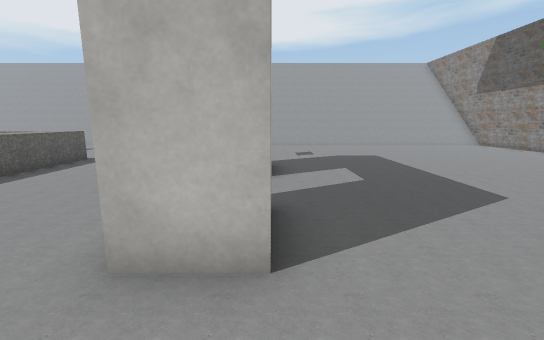
view 1 (above)

20 first-person views from a walk through a 3-D level made in the Unity game engine. The camera is 1.3 m above the floor, tilts 10° down and sees 90° across. The floor is counted in squares, 1 m on a side. Each view is taken from the middle of a square. On the plan, view 1 faces up. The plan holds only what a view shows up to about 13 squares ahead; the rest is blank. The place goes on beyond the plan. The player is left out. Door leaves are left out, so doorways stand open. Some surface patterns are stand-ins.

view 2
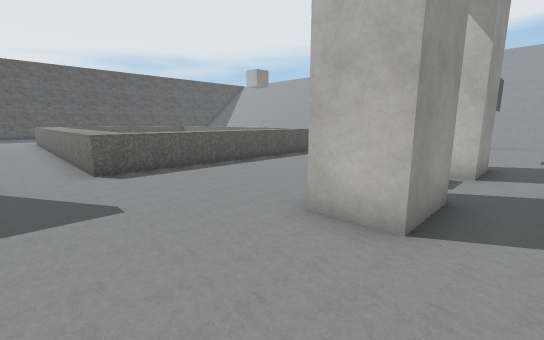

view 3
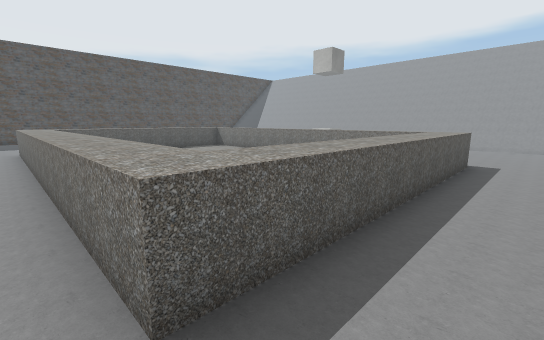

view 4
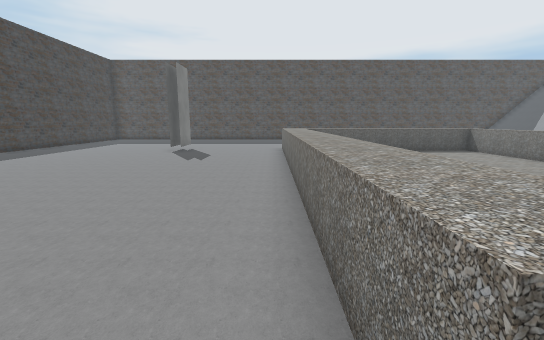

view 5
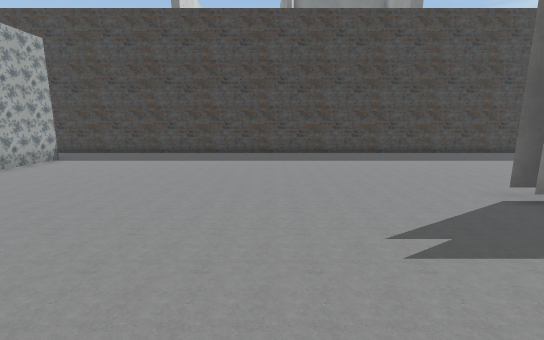

view 6
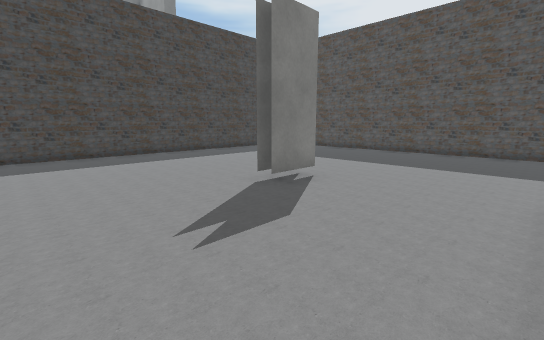

view 7
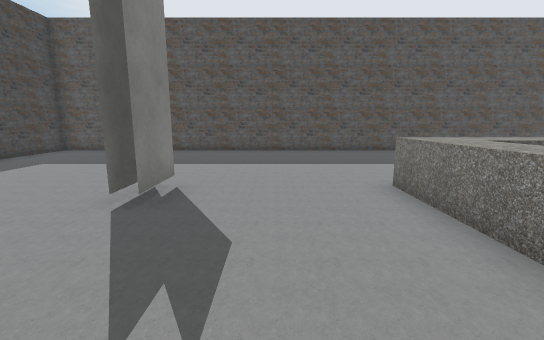

view 8
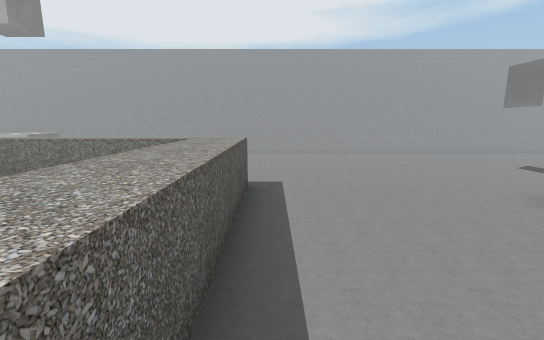

view 9
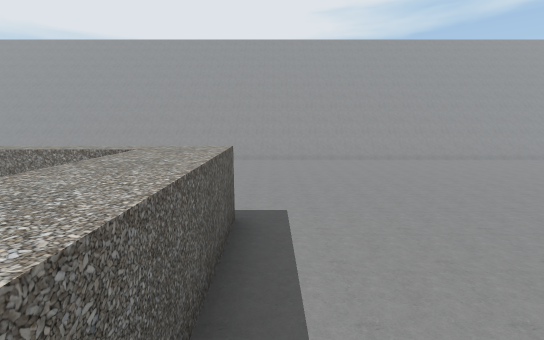

view 10
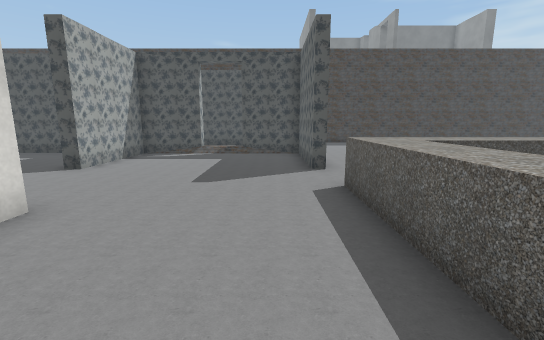

view 11
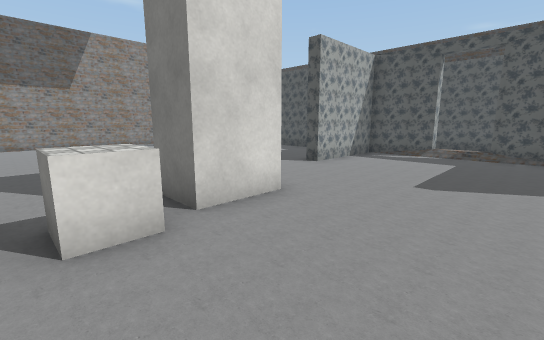

view 12
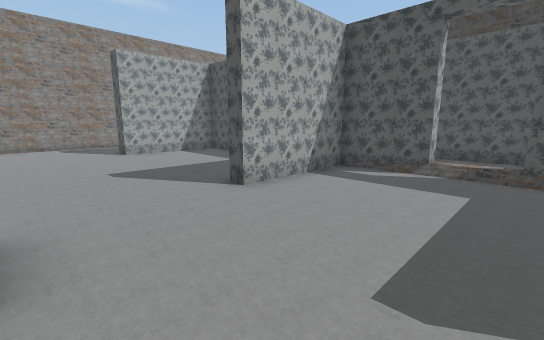

view 13
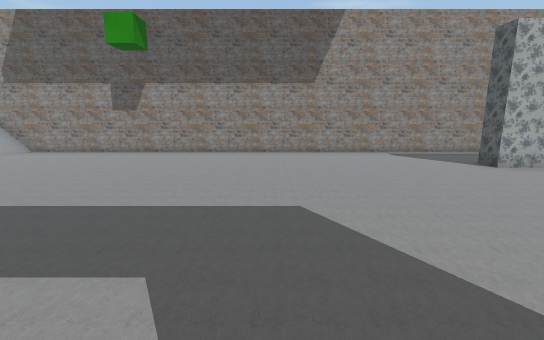

view 14
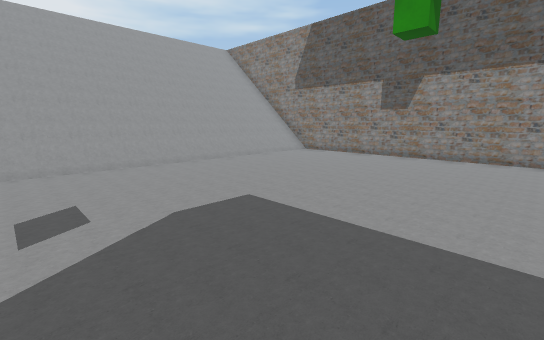

view 15
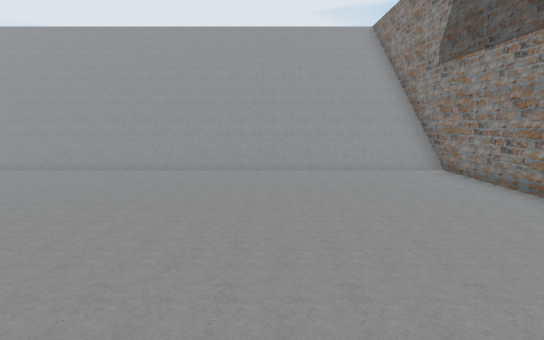

view 16
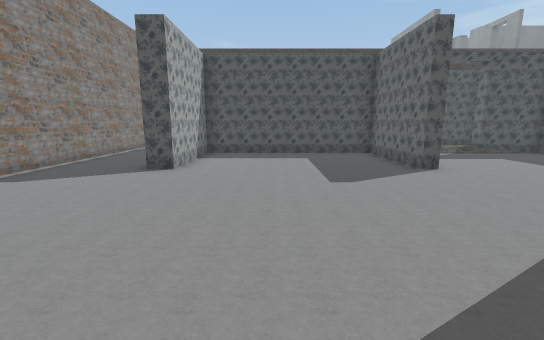

view 17
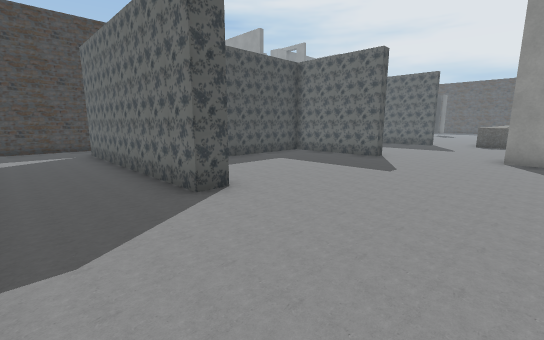

view 18
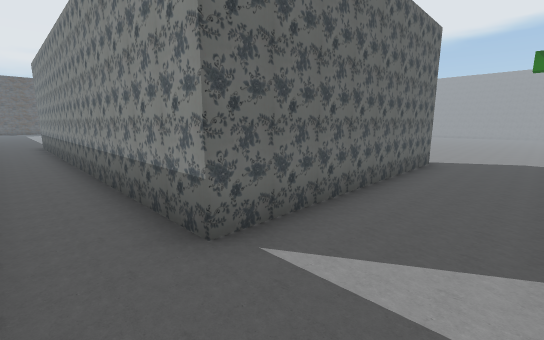

view 19
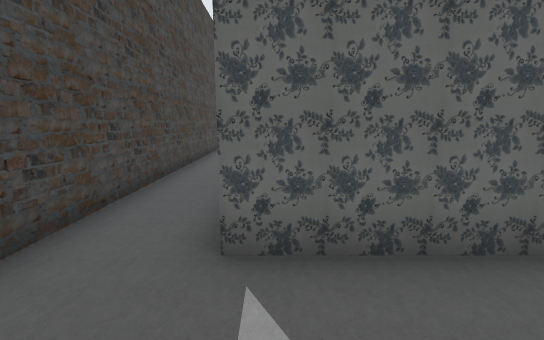

view 20
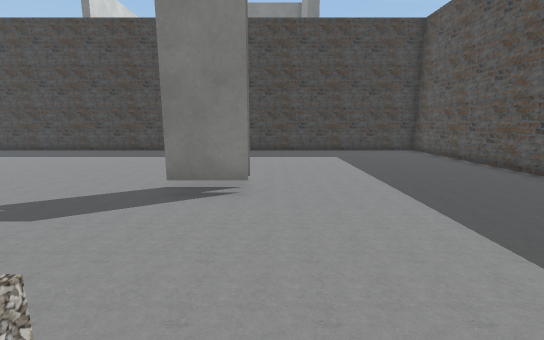

### Floor plan
Key: @ floor where view 1 was taken; # wall or solid block; x gap in a wall; . main floor; : floor 0.25 m higher than the main floor; / step, stairs or slope; D open door; ^ raised ledge; C crate.
Columns run from 27 left of view 1 to 12 right of it. Each row starts with its distance up from view 1.
 21                       /////////////////#
 20         ///////////////////////////////#
 19         ///////////////////////////////#
 18          //////////////////////////////#
 17          //////////////////////////////#
 16          //////////////////////////////#
 15                     ...................#
 14                     ...................#
 13                     ...................#
 12               CC    ...................#
 11               CC    ...................#
 10 #                   ...................#
  9 #       ^^^^^^^^^^^^^..................#
  8 #       ^.....      ^..... #...........#
  7 #       ^.....      ^.....##...........#
  6 #       ^           ^....CC............#
  5 #       ^           ^....CC............#
  4 #       ^           ^.....D#...........#
  3 #..     ^           ^.....##...........#
  2 #.....  ^           ^.....##...........#
  1 #.......^^^^^^^^^^^^^..................#
  0 #..........................@...........#
 -1 #......................................#
 -2 #....................#.....##......#...#
 -3 #....................#.....##......#...#
 -4 #.......#............#.....##......#...#
 -5 #....................#.....##......#...#
 -6 #................... ##x:x##########...#
 -7 #....................              #...#
 -8 #....................#  ..         #...
 -9 #....................###############...
-10 #......................................
-11 #......................................
-12 #######################  ##############

Where each view was taken, in squares from view 1:
view 1: 0 up, 0 right, facing up
view 2: 1 down, 1 right, facing up-left
view 3: 0 up, 5 left, facing up-left
view 4: 0 up, 6 left, facing left
view 5: 0 up, 14 left, facing down
view 6: 0 up, 14 left, facing down-left
view 7: 2 down, 14 left, facing left
view 8: 4 up, 6 left, facing up
view 9: 6 up, 6 left, facing up
view 10: 6 up, 5 left, facing down
view 11: 6 up, 5 left, facing down-right
view 12: 2 up, 4 left, facing down-right
view 13: 5 up, 0 right, facing right
view 14: 7 up, 1 right, facing up-right
view 15: 8 up, 7 right, facing up
view 16: 6 up, 5 right, facing down
view 17: 3 up, 11 right, facing down-left
view 18: 11 down, 11 right, facing up-left
view 19: 9 down, 11 right, facing left
view 20: 1 up, 20 left, facing down
